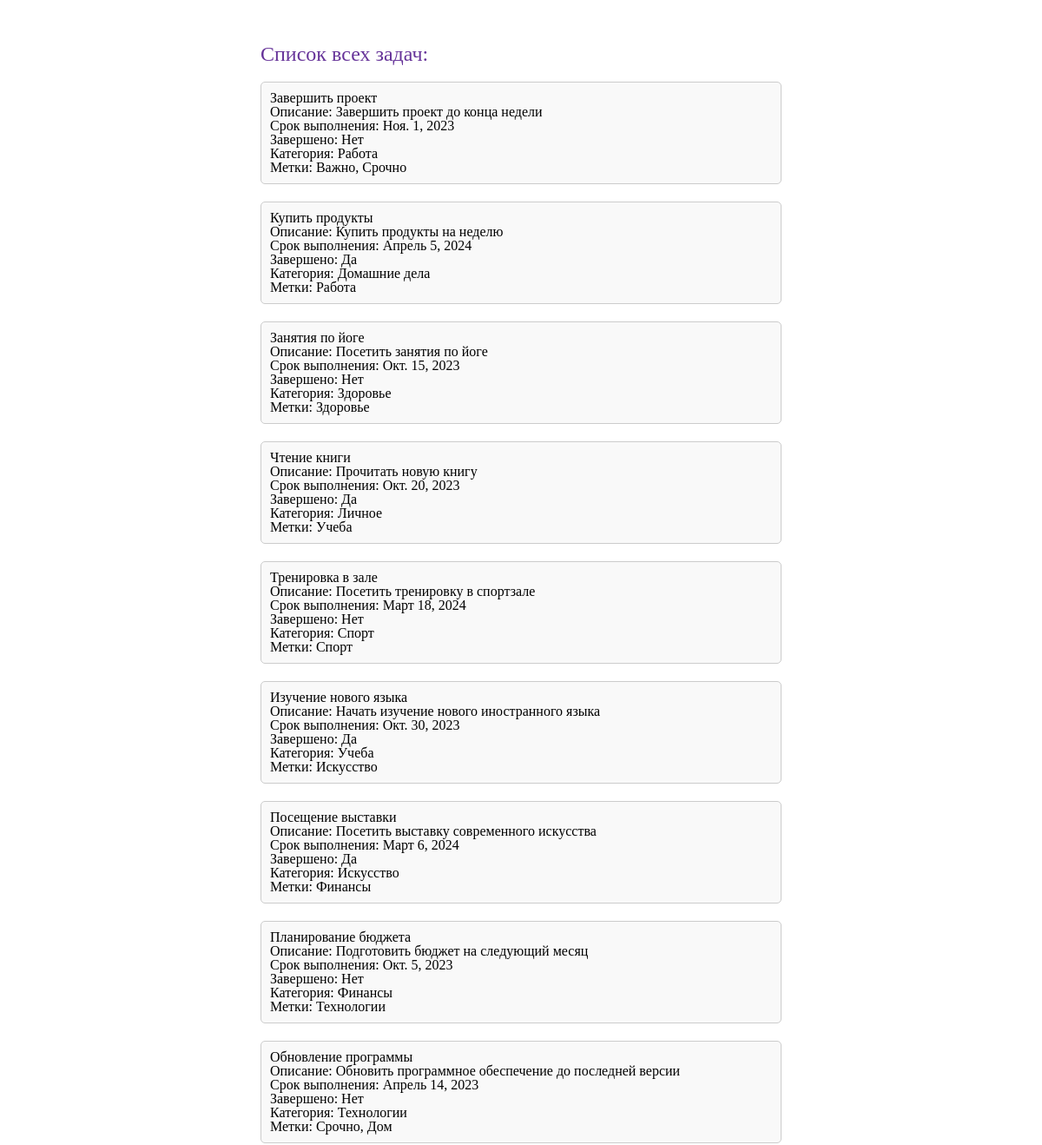
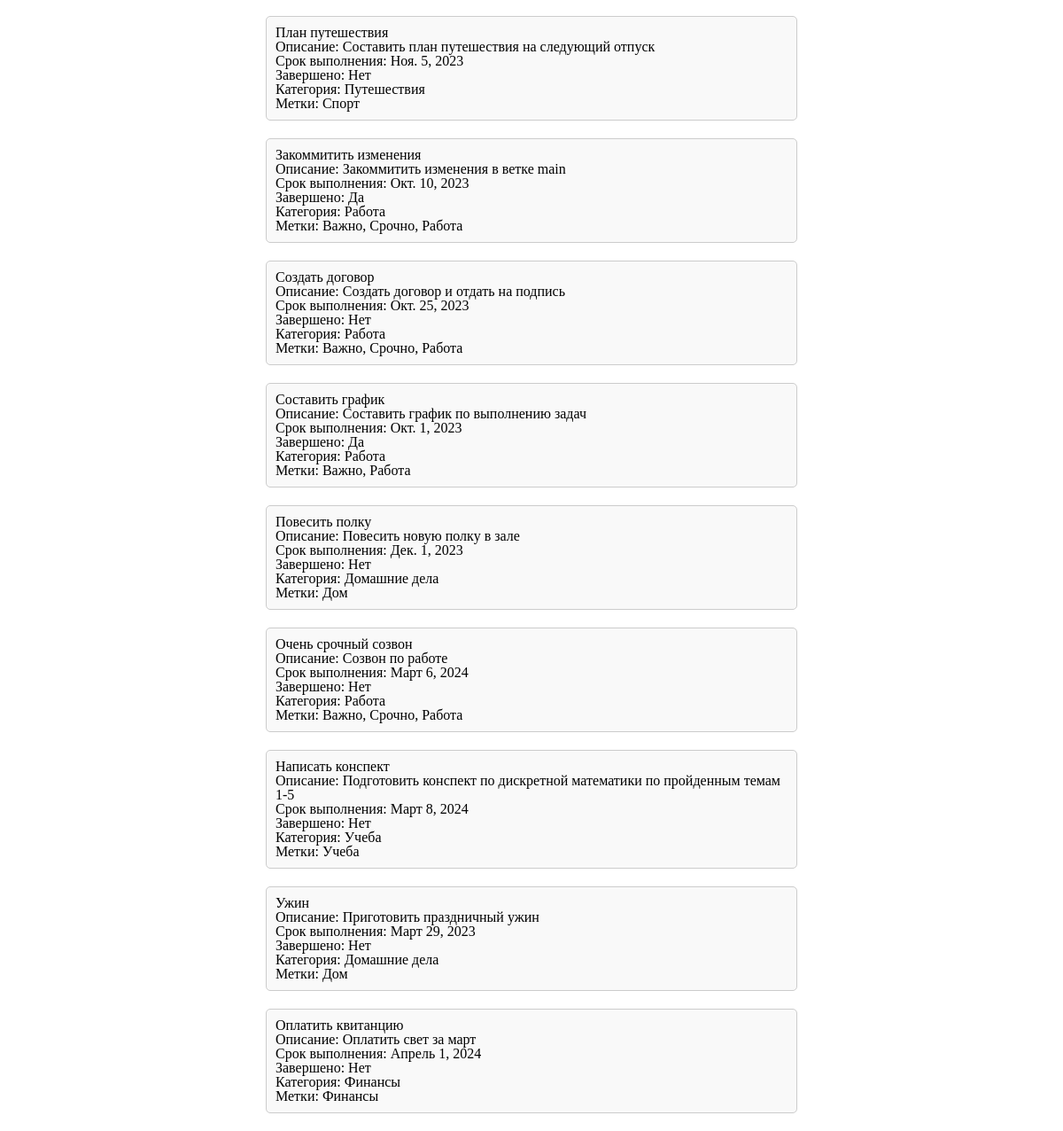
/tasks/, run on the app's committed database (2 pictures, top to bottom).
### todo/models.py (models this page shows, shortened)
class Task(models.Model):
    title = models.CharField(max_length=255, verbose_name='Заголовок')
    description = models.TextField(blank=True, null=True, verbose_name='Описание')
    due_date = models.DateField(blank=True, null=True, verbose_name='Срок выполнения')
    completed = models.BooleanField(default=False, verbose_name='Завершено')
    priority = models.ForeignKey(Priority, on_delete=models.CASCADE, verbose_name='Приоритет')
    category = models.ForeignKey(Category, on_delete=models.CASCADE, verbose_name='Категория')
    tags = models.ManyToManyField(Tag, verbose_name='Метки')  # Многие-ко-многим с метками
    is_hidden = models.BooleanField('Скрыт', default=False)
    favorite = models.BooleanField('Избранное', default=False)
    history = HistoricalRecords()
    class Meta:
        verbose_name = 'Задача'
        verbose_name_plural = 'Задачи'

class Category(models.Model):
    name = models.CharField(max_length=255, verbose_name='Название категории')
    class Meta:
        verbose_name = 'Категория'
        verbose_name_plural = 'Категории'
    def __str__(self):
        return self.name

class Tag(models.Model):
    name = models.CharField(max_length=255, verbose_name='Название метки')
    class Meta:
        verbose_name = 'Метка'
        verbose_name_plural = 'Метки'

### todo/views.py (the view)
# urls.py: path('tasks/', views.tasks_list, name='tasks_list'),
def tasks_list(request):
    tasks = Task.objects.all()
    return render(request, 'todo/tasks_list.html', {'tasks': tasks})

### todo/templates/todo/tasks_list.html (shortened to what this page needs)
{% extends 'todo/base.html' %}
{% block content %}
    <div class="container">
        <h1>Список всех задач:</h1>
        <ul class="task-list">
            {% if tasks %}
                {% for task in tasks %}
                    <li class="task-item">
                        <strong>{{ task.title }}</strong>
                        <p>Описание: {{ task.description }}</p>
                        <p>Срок выполнения: {{ task.due_date }}</p>
                        <p>Завершено: {% if task.completed %}Да{% else %}Нет{% endif %}</p>
                        <p>Категория: {{ task.category }}</p>
                        <p>Метки:
                            {% for tag in task.tags.all %}{{ tag.name }}{% if not forloop.last %}, {% endif %}{% endfor %}
                        </p>
                    </li>
                {% endfor %}
            {% else %}
                <li>Нет задач.</li>
            {% endif %}
        </ul>
    </div>
{% endblock %}

### todo/templates/todo/base.html (shortened to what this page needs)
{% load static %}
<!DOCTYPE html>
<html lang="ru">
<head>
    <link rel="stylesheet" href="{% static 'todo/style.css' %}">
</head>
<body>
<main>
    {% block content %}{% endblock %}
</main>
</body>
</html>

### todo/static/todo/style.css (style rules this page uses)
html, body, div, span, applet, object, iframe, h1, h2, h3, h4, h5, h6, p, blockquote, pre, a, abbr, acronym, address, big, cite, code, del, dfn, em, img, ins, kbd, q, s, samp, small, strike, strong, sub, sup, tt, var, b, u, i, center, dl, dt, dd, ol, ul, li, fieldset, form, label, legend, table, caption, tbody, tfoot, thead, tr, th, td, article, aside, canvas, details, embed, figure, figcaption, footer, header, hgroup, menu, nav, output, ruby, section, summary, time, mark, audio, video { margin: 0; padding: 0; border: 0; font-size: 100%; font: inherit; vertical-align: baseline; }
body { line-height: 1; }
main { margin-top: 50px; }
h1 { color: rebeccapurple; margin-bottom: 20px; font-size: 24px; }
ul { padding-left: 15px; }
.container { display: flex; flex-direction: column; margin: 0 auto; max-width: 50%; }
.task-list { list-style: none; padding: 0; }
.task-item { margin-bottom: 20px; border: 1px solid #ccc; padding: 10px; border-radius: 5px; background-color: #f9f9f9; }

### data on the page
Task: title "Завершить проект", description "Завершить проект до конца недели", due_date "Ноя. 1, 2023", completed "Нет", category "Работа"
Tag: name "Важно"
Tag: name "Срочно"
Task: title "Купить продукты", description "Купить продукты на неделю", due_date "Апрель 5, 2024", completed "Да", category "Домашние дела"
Tag: name "Работа"
Task: title "Занятия по йоге", description "Посетить занятия по йоге", due_date "Окт. 15, 2023", completed "Нет", category "Здоровье"
Tag: name "Здоровье"
Task: title "Чтение книги", description "Прочитать новую книгу", due_date "Окт. 20, 2023", completed "Да", category "Личное"
Tag: name "Учеба"
Task: title "Тренировка в зале", description "Посетить тренировку в спортзале", due_date "Март 18, 2024", completed "Нет", category "Спорт"
Tag: name "Спорт"
Task: title "Изучение нового языка", description "Начать изучение нового иностранного языка", due_date "Окт. 30, 2023", completed "Да", category "Учеба"
Tag: name "Искусство"
Task: title "Посещение выставки", description "Посетить выставку современного искусства", due_date "Март 6, 2024", completed "Да", category "Искусство"
Tag: name "Финансы"
Task: title "Планирование бюджета", description "Подготовить бюджет на следующий месяц", due_date "Окт. 5, 2023", completed "Нет", category "Финансы"
Tag: name "Технологии"
Task: title "Обновление программы", description "Обновить программное обеспечение до последней версии", due_date "Апрель 14, 2023", completed "Нет", category "Технологии"
Tag: name "Дом"
Task: title "План путешествия", description "Составить план путешествия на следующий отпуск", due_date "Ноя. 5, 2023", completed "Нет", category "Путешествия"
Task: title "Закоммитить изменения", description "Закоммитить изменения в ветке main", due_date "Окт. 10, 2023", completed "Да", category "Работа"
Task: title "Создать договор", description "Создать договор и отдать на подпись", due_date "Окт. 25, 2023", completed "Нет", category "Работа"
Task: title "Составить график", description "Составить график по выполнению задач", due_date "Окт. 1, 2023", completed "Да", category "Работа"
Task: title "Повесить полку", description "Повесить новую полку в зале", due_date "Дек. 1, 2023", completed "Нет", category "Домашние дела"
Task: title "Очень срочный созвон", description "Созвон по работе", due_date "Март 6, 2024", completed "Нет", category "Работа"
Task: title "Написать конспект", description "Подготовить конспект по дискретной математики по пройденным темам 1-5", due_date "Март 8, 2024", completed "Нет", category "Учеба"
Task: title "Ужин", description "Приготовить праздничный ужин", due_date "Март 29, 2023", completed "Нет", category "Домашние дела"
Task: title "Оплатить квитанцию", description "Оплатить свет за март", due_date "Апрель 1, 2024", completed "Нет", category "Финансы"
